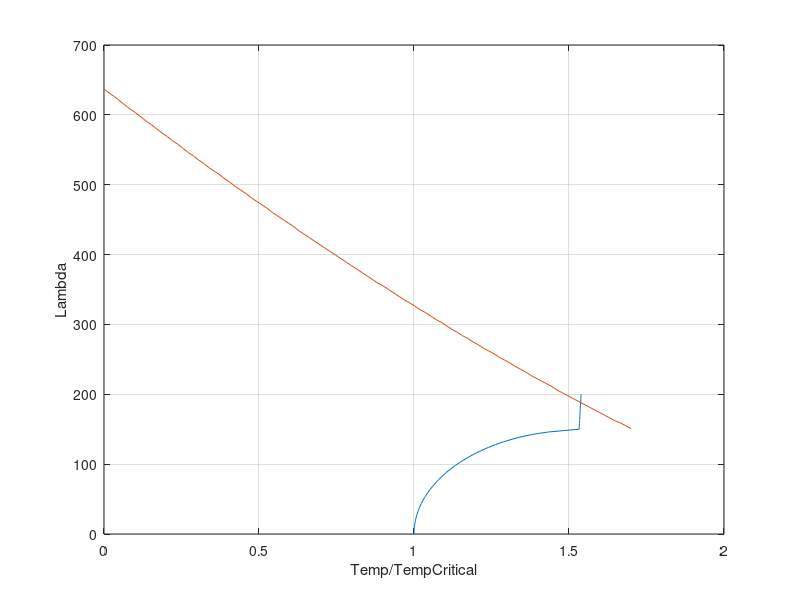

MATLAB code for this plot:
    %Function will work on Octave, FreeMat, and Matlab
    %Create by Mohammad Tawfik
    %mohammad.tawfik@gmail.com 
    %In assotiation with research paper published on 
    %ResearchGate.Net
    %Author: Mohammad Tawfik
    %Title: Panel Flutter
    %DOI: 10.13140/RG.2.1.1537.6807

    %This code evaluates and plots the stability
    % boundaries for a panel using a beam model
    %The equations use the linear tems only

%Clearing the memory and display
clear all
clc
close all
%Problem Data
NE=10; %number of elements
Length=.50; %beam length
Width=0.02; %beam width
Thickness=0.001; %beam thickness
Modulus=71e9; %Modulus of Elasticity Aluminum (GPa)
Rho=2700; %Density (Kg/m^3)
Alpha=22.5e-6; %Thermal Expansion coefficientt
%Cross-section area
Area=Width*Thickness;
%Second moment of area
Imoment=Width*Thickness*Thickness*Thickness/12;
Le=Length/NE; %Element Length
%Fundamental frequency
Wo=sqrt(Modulus*Imoment/Rho/Area/(Length^4));
%Element matrices
Ke=Modulus*Imoment*[12  ,6*Le   ,-12  ,6*Le; ...
                    6*Le,4*Le*Le,-6*Le,2*Le*Le; ...
                    -12 ,-6*Le  ,12   ,-6*Le; ...
                    6*Le,2*Le*Le,-6*Le,4*Le*Le]/Le/Le/Le;

M=Le*[156  ,22*Le    ,54    ,-13*Le; ...
      22*Le, 4*Le*Le ,13*Le ,-3*Le*Le; ...
      54   ,13*Le    ,156   ,-22*Le; ...
     -13*Le,-3*Le*Le ,-22*Le,4*Le*Le]/420;
Me =Rho*Area*M; %Mass Matrix
Mg =Modulus*Imoment/Wo/(Length^4)*M; %Aerodynamic Damping Matrix
%Geometric Matrix
Kg =Alpha*Modulus*Area*[36  ,3*Le   ,-36  ,3*Le   ; ...
                        3*Le,4*Le*Le,-3*Le,-Le*Le ; ...
                        -36 ,-3*Le  ,36   ,-3*Le  ; ...
                        3*Le,-Le*Le ,-3*Le,4*Le*Le]/30/Le; 
%Aerodynamic Stiffness matrix
Ka =Modulus*Imoment/(Length^3)*[-30  ,6*Le ,30   ,-6*Le; ...
                                -6*Le,0    ,6*Le ,-Le*Le; ...
                                -30  ,-6*Le,30   ,6*Le; ...
                                6*Le ,Le*Le,-6*Le,0]/60;
%Global stiffness and mass matrix assembly
%Initializing an empty matrix
KeGlobal=zeros(2*(NE+1),2*(NE+1));
KgGlobal=zeros(2*(NE+1),2*(NE+1));
KaGlobal=zeros(2*(NE+1),2*(NE+1));
MeGlobal=zeros(2*(NE+1),2*(NE+1));
MgGlobal=zeros(2*(NE+1),2*(NE+1));
%Assembling the global matrix
for ii=1:NE
    KeGlobal(2*ii-1:2*(ii+1),2*ii-1:2*(ii+1))= ...
                  KeGlobal(2*ii-1:2*(ii+1),2*ii-1:2*(ii+1))+Ke;
    KgGlobal(2*ii-1:2*(ii+1),2*ii-1:2*(ii+1))= ...
                  KgGlobal(2*ii-1:2*(ii+1),2*ii-1:2*(ii+1))+Kg;
    KaGlobal(2*ii-1:2*(ii+1),2*ii-1:2*(ii+1))= ...
                  KaGlobal(2*ii-1:2*(ii+1),2*ii-1:2*(ii+1))+Ka;
    MeGlobal(2*ii-1:2*(ii+1),2*ii-1:2*(ii+1))= ...
                  MeGlobal(2*ii-1:2*(ii+1),2*ii-1:2*(ii+1))+Me;
    MgGlobal(2*ii-1:2*(ii+1),2*ii-1:2*(ii+1))= ...
                  MgGlobal(2*ii-1:2*(ii+1),2*ii-1:2*(ii+1))+Mg;
end
%For a Fixed-Fixed beam the first two and last two
% degree of freedom are fixed
BCs=[1,2,2*NE+1,2*NE+2];
%For simply supported beam, the first and before-last
% degees of freedom are fixed
%BCs=[1,2*NE+1];

%Applying the boundary conditions
KeGlobal(BCs,:)=[];
KeGlobal(:,BCs)=[];
KgGlobal(BCs,:)=[];
KgGlobal(:,BCs)=[];
KaGlobal(BCs,:)=[];
KaGlobal(:,BCs)=[];
MeGlobal(BCs,:)=[];
MeGlobal(:,BCs)=[];
MgGlobal(BCs,:)=[];
MgGlobal(:,BCs)=[];

%Calculating the buckling temperature
% for the static case - without air
TBucklingStatic=min(eig(inv(KgGlobal)*KeGlobal))

%Looping for different values of the dynamic pressure
% to evaluate the buckling temperature at each speed
for ii=1:101
  LambdaBuc(ii)=(ii-1)*2.0;
  TTBuc(ii)=min(eig(inv(KgGlobal)*(KeGlobal+LambdaBuc(ii)*KaGlobal)));
endfor
TTBuc=TTBuc/TBucklingStatic;

%Looping for different temperatures to evaluate
% the critical dynamic pressure
for ii=1:101
  TempFlut=(ii-1)*.017*TBucklingStatic; 
  %The number 0.017 in the above line is
  % totally arbitrary for scaling the graph
  for jj=1:1001
    LL=(jj-1);
    KK=KeGlobal-TempFlut*KgGlobal+LL*KaGlobal;
    MM=MeGlobal+MgGlobal;
    Kappa=eig(inv(MM)*KK);
    IK=imag(Kappa);
    %If any of the imaginary eigenvalues
    % is NOT ZERO then record the critical
    % pressure
    if IK'*IK!=0
      TTFlut(ii)=TempFlut/TBucklingStatic;
      LambdaFlut(ii)=LL;
      break
    endif
  endfor
endfor
figure(1)  
plot(real(TTBuc),LambdaBuc,TTFlut,LambdaFlut)
grid
ylabel("Lambda")
xlabel("Temp/TempCritical")
